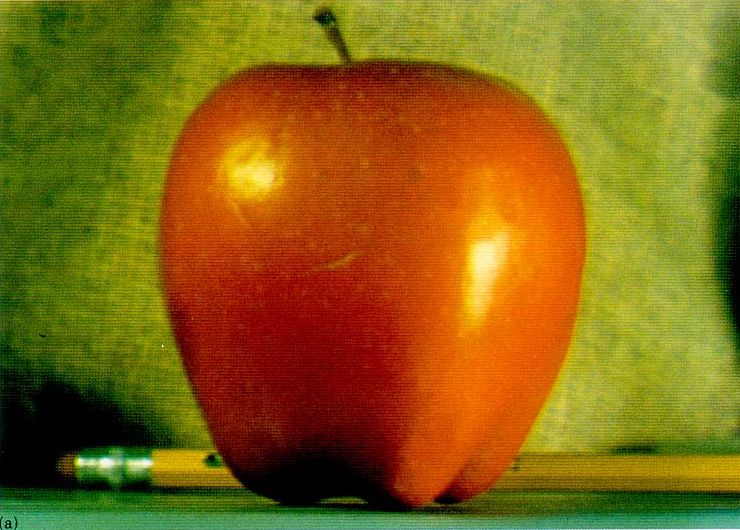
#> input picture syde671/assignment2_syde671/syde671 assn2 part 2 images/burt_apple.png, 740 x 530 px
$ python part2_3.py
#> lines starting #> are read from the running program, lines starting #| are printed output that depends on the picture; after the words box and inside, x2 and y2 are one past the last pixel; in counts of white or black regions, pixels touching at a corner belong together
#> in load_rgb, im is the input picture: PIL image 740x530 RGB; mean R, G, B 133.6, 101.2, 18.5
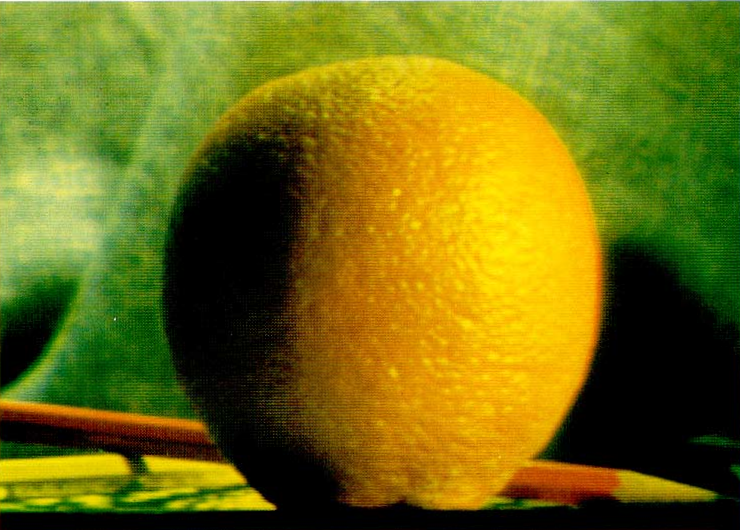
#> input picture syde671/assignment2_syde671/syde671 assn2 part 2 images/burt_orange.png, 740 x 530 px
#> in load_rgb, im is the input picture: PIL image 740x530 RGB; mean R, G, B 113.1, 109.8, 17.5
### syde671/assignment2_syde671/part2_1.py
"""Part 2.1: image sharpening with the unsharp mask filter."""
import matplotlib.pyplot as plt
import numpy as np
from PIL import Image
from scipy.signal import convolve2d

from part1_2 import HERE, OUT, load_gray
from part1_3 import gaussian2d

TAJ = HERE / "syde671 assn2 part 2 images" / "taj.jpg"
SELFIE = HERE / "data" / "IMG_7415.jpg"


def load_rgb(path, size=None):
    im = Image.open(path).convert("RGB")
    if size:
        im = im.resize((size, size), Image.LANCZOS)
    return np.asarray(im, dtype=float) / 255


# [28 lines left out: functions blur, unsharp_kernel, sharpen, show, not called in this run]


def mse(a, b):
    return float(np.mean((a - b) ** 2))


# [57 lines that do not run on import are left out]

### syde671/assignment2_syde671/part2_3.py
"""Part 2.3: Gaussian and Laplacian stacks (no downsampling, no built-in pyramid functions)."""
import cv2
import matplotlib.pyplot as plt
import numpy as np
from scipy.ndimage import convolve1d

from part1_2 import HERE, OUT
from part2_1 import load_rgb

APPLE = HERE / "syde671 assn2 part 2 images" / "burt_apple.png"
ORANGE = HERE / "syde671 assn2 part 2 images" / "burt_orange.png"

# Gaussian widths of the stack levels: level 0 is the image itself, then sigma doubles per level,
# which mimics a pyramid whose resolution halves at every level.
SIGMAS = [0, 2, 4, 8, 16, 32]


def blur(img, sigma):
    """Separable Gaussian blur on a 2D or HxWxC array, reflecting at the border."""
    if sigma == 0:
        return img.copy()
    k = cv2.getGaussianKernel(int(6 * sigma) | 1, sigma).ravel()
    return convolve1d(convolve1d(img, k, axis=0, mode="reflect"), k, axis=1, mode="reflect")


def gaussian_stack(img, sigmas=SIGMAS):
    return [blur(img, s) for s in sigmas]
#> in blur (call 6), `k = cv2.getGaussianKernel(int(6 * sigma) | 1, sigma).ravel()`: k = 193 values, max 0.0125 at index 96, min 0.000139 at index 0, mean 0.00518
#> in blur (call 6), `return convolve1d(convolve1d(img, k, axis=0, mode="reflect"), k, axis=..`:
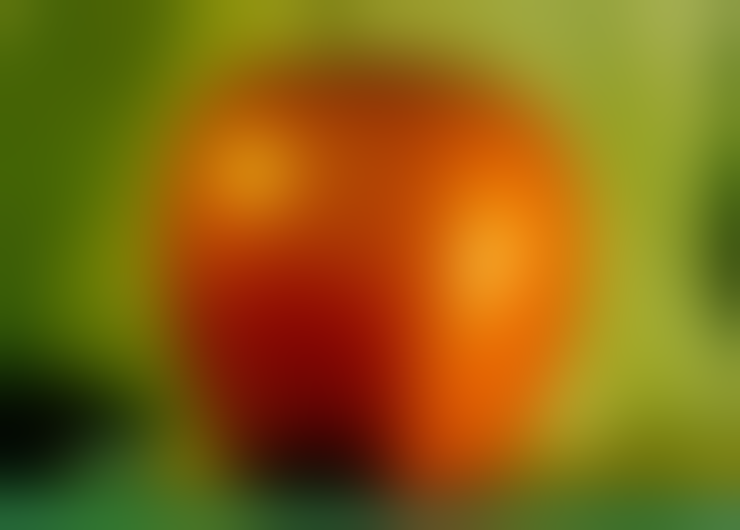
#> returned value: shape (530, 740, 3) float64; mean of channels 0, 1, 2 0.524, 0.397, 0.0724; drawn as R, G, B


def laplacian_stack(img, sigmas=SIGMAS):
    """Band-pass levels G_i - G_{i+1}; the last level is the remaining low-pass image, so the levels sum to img."""
    g = gaussian_stack(img, sigmas)
#> g = 6 items
    return [g[i] - g[i + 1] for i in range(len(g) - 1)] + [g[-1]]


def blend(a, b, mask, sigmas=SIGMAS):
    """Burt & Adelson multiresolution blend using stacks: sum_i GM_i * LA_i + (1 - GM_i) * LB_i."""
    return sum(gm * la + (1 - gm) * lb
               for gm, la, lb in zip(gaussian_stack(mask, sigmas), laplacian_stack(a, sigmas), laplacian_stack(b, sigmas)))


def masked_levels(a, b, mask, sigmas=SIGMAS):
    """Per-level contributions GM_i * LA_i and (1 - GM_i) * LB_i (the columns of Szeliski Fig. 3.42)."""
    gms = gaussian_stack(mask, sigmas)
    la, lb = laplacian_stack(a, sigmas), laplacian_stack(b, sigmas)
    return [gm * x for gm, x in zip(gms, la)], [(1 - gm) * y for gm, y in zip(gms, lb)]


def band(x):
    """Show a signed band-pass level around mid-gray."""
    return np.clip(0.5 + x, 0, 1)


def step_mask(shape, axis=1, frac=0.5):
    """Left (axis=1) or top (axis=0) fraction of the image is 1: a vertical or horizontal seam."""
    m = np.zeros(shape[:2])
    n = int(round(frac * shape[axis]))
    if axis == 1:
        m[:, :n] = 1
    else:
        m[:n, :] = 1
    return m[..., None] if len(shape) == 3 else m


def process_figure(a, b, mask, path, rows=(0, 2, 4), sigmas=SIGMAS):
    """Szeliski Fig. 3.42 / Burt & Adelson Fig. 10: weighted bands of each input, their sum, then collapsed images."""
    ma, mb = masked_levels(a, b, mask, sigmas)
    fig, axes = plt.subplots(len(rows) + 1, 3, figsize=(10.5, 3.3 * (len(rows) + 1) * a.shape[0] / a.shape[1] * 1.3))
    for r, lvl in enumerate(rows):
        for c, im in enumerate([ma[lvl], mb[lvl], ma[lvl] + mb[lvl]]):
            axes[r, c].imshow(band(im)); axes[r, c].axis("off")
            axes[r, c].text(0.5, -0.03, f"({'abcdefghijkl'[3 * r + c]})", transform=axes[r, c].transAxes, ha="center", va="top")
        axes[r, 0].set_title(f"level {lvl} (sigma {sigmas[lvl]} to {sigmas[lvl + 1] if lvl + 1 < len(sigmas) else 'residual'})",
                             fontsize=9, loc="left")
    total_a, total_b = sum(ma), sum(mb)
    for c, im in enumerate([total_a, total_b, total_a + total_b]):
        axes[-1, c].imshow(np.clip(im, 0, 1)); axes[-1, c].axis("off")
        axes[-1, c].text(0.5, -0.03, f"({'abcdefghijkl'[3 * len(rows) + c]})", transform=axes[-1, c].transAxes, ha="center", va="top")
    axes[0, 0].text(0.5, 1.28, "A x mask", transform=axes[0, 0].transAxes, ha="center")
    axes[0, 1].text(0.5, 1.28, "B x (1 - mask)", transform=axes[0, 1].transAxes, ha="center")
    axes[0, 2].text(0.5, 1.28, "sum", transform=axes[0, 2].transAxes, ha="center")
    fig.tight_layout(); fig.savefig(path, dpi=100); plt.close(fig)


def stack_figure(img, mask, path, sigmas=SIGMAS, title=""):
    """Gaussian, Laplacian and mask stacks for one image, one column per level."""
    g, l, gm = gaussian_stack(img, sigmas), laplacian_stack(img, sigmas), gaussian_stack(mask, sigmas)
    n = len(sigmas)
    fig, axes = plt.subplots(3, n, figsize=(2.6 * n, 6.4))
    for i in range(n):
        axes[0, i].imshow(np.clip(g[i], 0, 1)); axes[0, i].set_title(f"G{i}: sigma {sigmas[i]}", fontsize=9)
        axes[1, i].imshow(np.clip(g[i], 0, 1) if i == n - 1 else band(l[i]))
        axes[1, i].set_title(f"L{i}" + (" (residual = G%d)" % i if i == n - 1 else f" = G{i} - G{i + 1}"), fontsize=9)
        axes[2, i].imshow(gm[i].squeeze(), cmap="gray", vmin=0, vmax=1); axes[2, i].set_title(f"mask G{i}", fontsize=9)
    for ax in axes.ravel():
        ax.axis("off")
    fig.suptitle(title); fig.tight_layout(); fig.savefig(path, dpi=90); plt.close(fig)


if __name__ == "__main__":
    apple, orange = load_rgb(APPLE), load_rgb(ORANGE)
    mask = step_mask(apple.shape)

    # sanity checks
    rec = sum(laplacian_stack(apple))
    print("Laplacian stack sums back to the image, max error: %.1e" % np.abs(rec - apple).max())
#| Laplacian stack sums back to the image, max error: 1.1e-16
    print("blend(A, A, mask) == A, max error:              %.1e" % np.abs(blend(apple, apple, mask) - apple).max())
#| blend(A, A, mask) == A, max error:              1.4e-16
    print("blend with all-ones mask == A, max error:       %.1e" % np.abs(blend(apple, orange, np.ones_like(mask)) - apple).max())
#| blend with all-ones mask == A, max error:       2.2e-16

    stack_figure(apple, mask, OUT / "part2_3_stack_apple.png", title="Apple: Gaussian stack, Laplacian stack, mask stack")
#> in stack_figure, `g, l, gm = gaussian_stack(img, sigmas), laplacian_stack(img, sigmas), ..`:
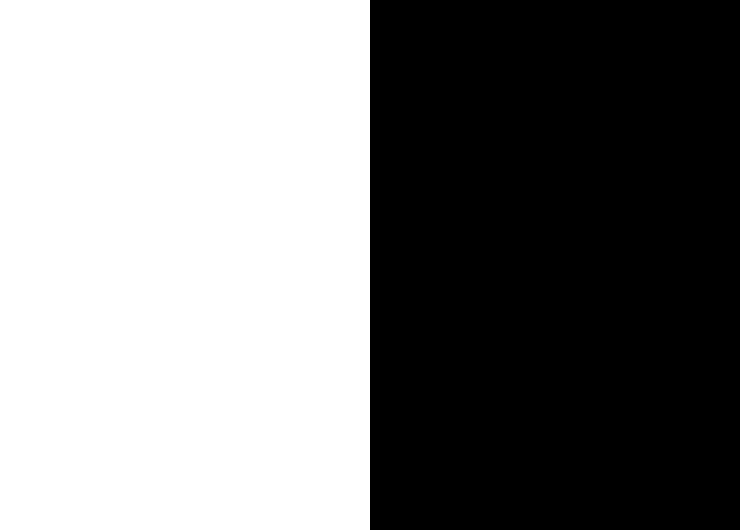
#> mask: shape (530, 740, 1) float64; values 0 (black) and 1 (white), 50% white; 1 white region, box (x1, y1, x2, y2) and area: (0, 0, 370, 530) 196100
    stack_figure(orange, 1 - mask, OUT / "part2_3_stack_orange.png", title="Orange: Gaussian stack, Laplacian stack, (1 - mask) stack")
#> in stack_figure (call 2), `g, l, gm = gaussian_stack(img, sigmas), laplacian_stack(img, sigmas), ..`: mask: shape (530, 740, 1) float64; values 0 (black) and 1 (white), 50% white; 1 white region, box (x1, y1, x2, y2) and area: (370, 0, 740, 530) 196100
#> in stack_figure (call 2), `fig.suptitle(title)`:
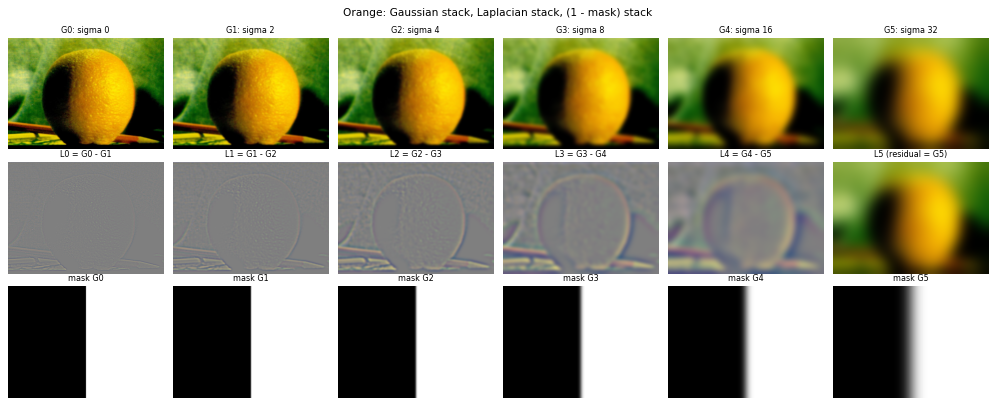
#> figure drawn by matplotlib, 18 panels
    process_figure(apple, orange, mask, OUT / "part2_3_fig342.png")
#> after the loop in process_figure, `for r, lvl in enumerate(rows):`:
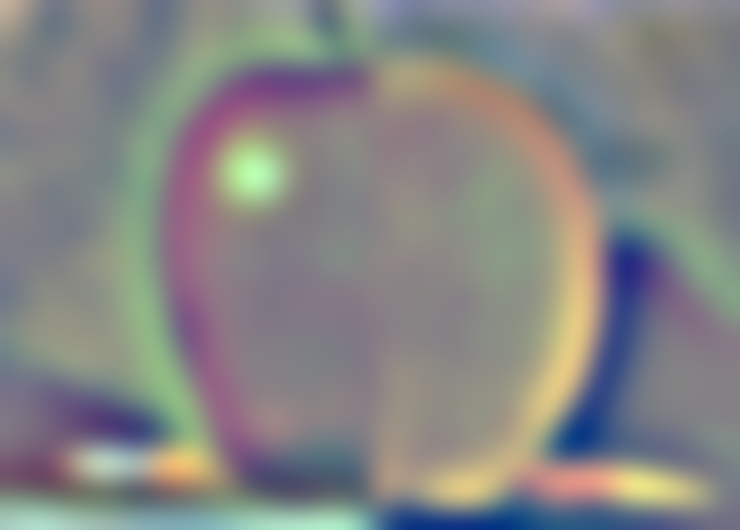
#> im: shape (530, 740, 3) float64; mean of channels 0, 1, 2 0.000966, 0.000875, -4.64e-05; drawn with min black and max white
#> in process_figure, `total_a, total_b = sum(ma), sum(mb)`:
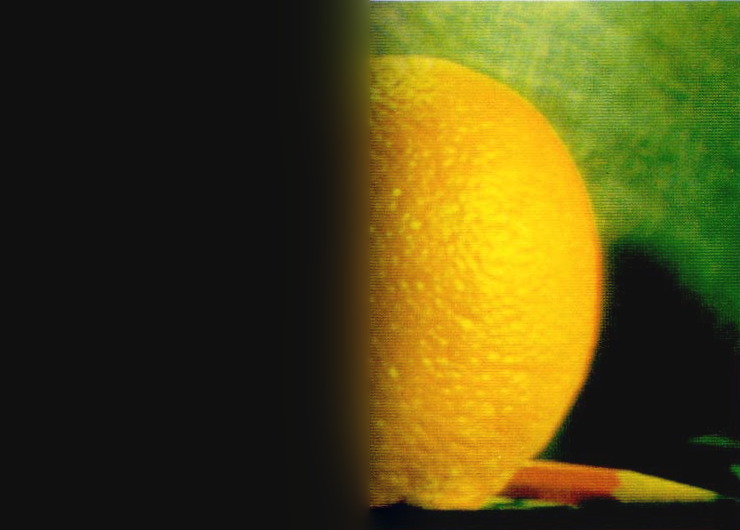
#> total_b: shape (530, 740, 3) float64; mean of channels 0, 1, 2 0.266, 0.236, 0.0192; drawn with min black and max white
#> the loop in process_figure, `for c, im in enumerate([total_a, total_b, total_a + total_b]):` made 3 passes
#> in process_figure, `fig.tight_layout()`:
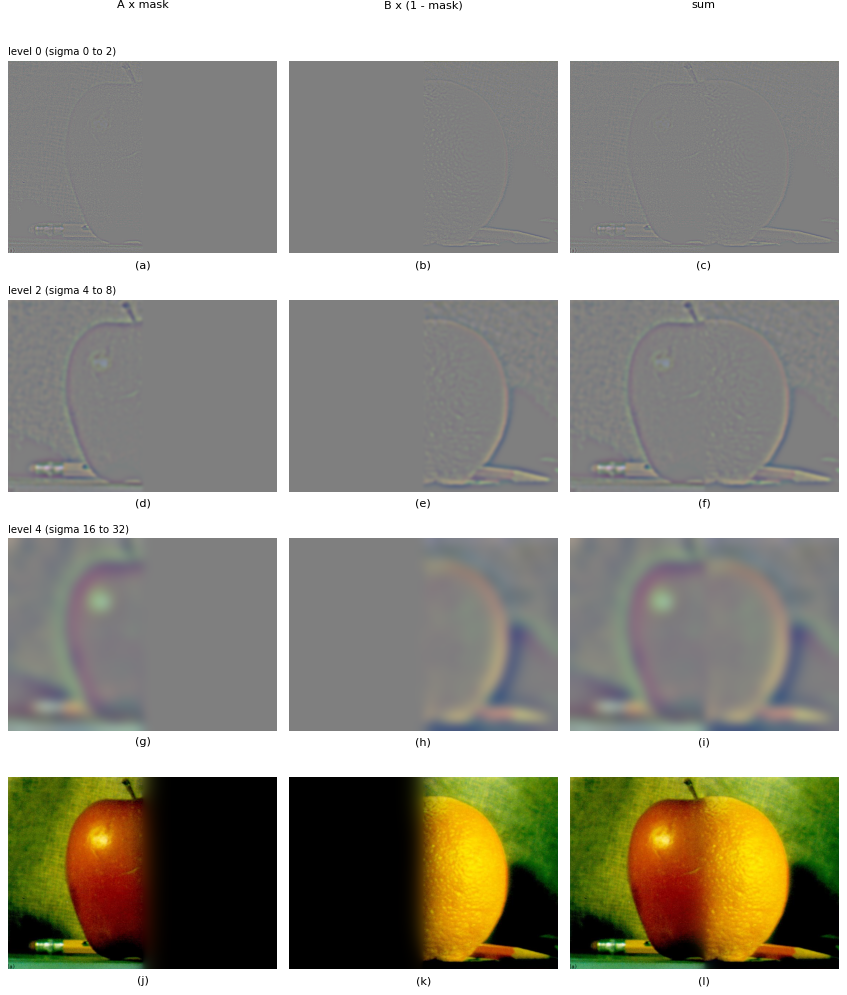
#> figure drawn by matplotlib, 12 panels
    print("saved part 2.3 figures to", OUT)
